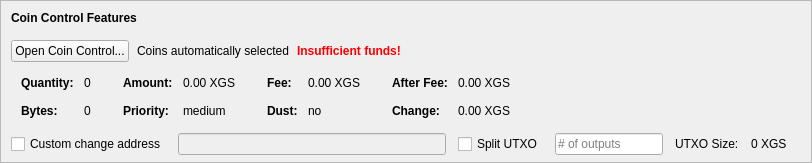
    <widget class="QFrame" name="frameCoinControl">
     <property name="sizePolicy">
      <sizepolicy hsizetype="Expanding" vsizetype="Expanding">
       <horstretch>0</horstretch>
       <verstretch>0</verstretch>
      </sizepolicy>
     </property>
     <property name="maximumSize">
      <size>
       <width>16777215</width>
       <height>16777215</height>
      </size>
     </property>
     <property name="frameShape">
      <enum>QFrame::StyledPanel</enum>
     </property>
     <property name="frameShadow">
      <enum>QFrame::Sunken</enum>
     </property>
     <layout class="QVBoxLayout" name="verticalLayoutCoinControl2">
      <property name="spacing">
       <number>0</number>
      </property>
      <property name="leftMargin">
       <number>0</number>
      </property>
      <property name="topMargin">
       <number>0</number>
      </property>
      <property name="rightMargin">
       <number>0</number>
      </property>
      <property name="bottomMargin">
       <number>6</number>
      </property>
      <item>
       <layout class="QVBoxLayout" name="verticalLayoutCoinControl" stretch="0,0,0,0,1">
        <property name="spacing">
         <number>0</number>
        </property>
        <property name="leftMargin">
         <number>10</number>
        </property>
        <property name="topMargin">
         <number>10</number>
        </property>
        <item>
         <layout class="QHBoxLayout" name="horizontalLayoutCoinControl1">
          <property name="bottomMargin">
           <number>15</number>
          </property>
          <item>
           <widget class="QLabel" name="labelCoinControlFeatures">
            <property name="sizePolicy">
             <sizepolicy hsizetype="Preferred" vsizetype="Maximum">
              <horstretch>0</horstretch>
              <verstretch>0</verstretch>
             </sizepolicy>
            </property>
            <property name="font">
             <font>
              <weight>75</weight>
              <bold>true</bold>
             </font>
            </property>
            <property name="styleSheet">
             <string notr="true">font-weight:bold;</string>
            </property>
            <property name="text">
             <string>Coin Control Features</string>
            </property>
           </widget>
          </item>
         </layout>
        </item>
        <item>
         <layout class="QHBoxLayout" name="horizontalLayoutCoinControl2" stretch="0,0,0,0">
          <property name="spacing">
           <number>8</number>
          </property>
          <property name="bottomMargin">
           <number>10</number>
          </property>
          <item>
           <widget class="QPushButton" name="pushButtonCoinControl">
            <property name="styleSheet">
             <string notr="true"/>
            </property>
            <property name="text">
             <string>Open Coin Control...</string>
            </property>
            <property name="autoDefault">
             <bool>false</bool>
            </property>
           </widget>
          </item>
          <item>
           <widget class="QLabel" name="labelCoinControlAutomaticallySelected">
            <property name="text">
             <string>Coins automatically selected</string>
            </property>
            <property name="margin">
             <number>5</number>
            </property>
           </widget>
          </item>
          <item>
           <widget class="QLabel" name="labelCoinControlInsuffFunds">
            <property name="font">
             <font>
              <weight>75</weight>
              <bold>true</bold>
             </font>
            </property>
            <property name="styleSheet">
             <string notr="true">color:red;font-weight:bold;</string>
            </property>
            <property name="text">
             <string>Insufficient funds!</string>
            </property>
            <property name="margin">
             <number>5</number>
            </property>
           </widget>
          </item>
          <item>
           <spacer name="horizontalSpacerCoinControl">
            <property name="orientation">
             <enum>Qt::Horizontal</enum>
            </property>
            <property name="sizeHint" stdset="0">
             <size>
              <width>40</width>
              <height>1</height>
             </size>
            </property>
           </spacer>
          </item>
         </layout>
        </item>
        <item>
         <widget class="QWidget" name="widgetCoinControl" native="true">
          <property name="sizePolicy">
           <sizepolicy hsizetype="Preferred" vsizetype="Preferred">
            <horstretch>0</horstretch>
            <verstretch>0</verstretch>
           </sizepolicy>
          </property>
          <property name="minimumSize">
           <size>
            <width>0</width>
            <height>0</height>
           </size>
          </property>
          <property name="styleSheet">
           <string notr="true"/>
          </property>
          <layout class="QHBoxLayout" name="horizontalLayoutCoinControl5">
           <property name="leftMargin">
            <number>0</number>
           </property>
           <property name="topMargin">
            <number>0</number>
           </property>
           <property name="rightMargin">
            <number>0</number>
           </property>
           <property name="bottomMargin">
            <number>0</number>
           </property>
           <item>
            <layout class="QHBoxLayout" name="horizontalLayoutCoinControl3" stretch="0,0,0,1">
             <property name="spacing">
              <number>20</number>
             </property>
             <property name="topMargin">
              <number>0</number>
             </property>
             <property name="bottomMargin">
              <number>10</number>
             </property>
             <item>
              <layout class="QFormLayout" name="formLayoutCoinControl1">
               <property name="horizontalSpacing">
                <number>10</number>
               </property>
               <property name="verticalSpacing">
                <number>14</number>
               </property>
               <property name="leftMargin">
                <number>10</number>
               </property>
               <property name="topMargin">
                <number>4</number>
               </property>
               <property name="rightMargin">
                <number>6</number>
               </property>
               <item row="0" column="0">
                <widget class="QLabel" name="labelCoinControlQuantityText">
                 <property name="font">
                  <font>
                   <weight>75</weight>
                   <bold>true</bold>
                  </font>
                 </property>
                 <property name="text">
                  <string>Quantity:</string>
                 </property>
                 <property name="margin">
                  <number>0</number>
                 </property>
                </widget>
               </item>
               <item row="0" column="1">
                <widget class="QLabel" name="labelCoinControlQuantity">
                 <property name="cursor">
                  <cursorShape>IBeamCursor</cursorShape>
                 </property>
                 <property name="contextMenuPolicy">
                  <enum>Qt::ActionsContextMenu</enum>
                 </property>
                 <property name="text">
                  <string notr="true">0</string>
                 </property>
                 <property name="margin">
                  <number>0</number>
                 </property>
                 <property name="textInteractionFlags">
                  <set>Qt::LinksAccessibleByMouse|Qt::TextSelectableByKeyboard|Qt::TextSelectableByMouse</set>
                 </property>
                </widget>
               </item>
               <item row="1" column="0">
                <widget class="QLabel" name="labelCoinControlBytesText">
                 <property name="font">
                  <font>
                   <weight>75</weight>
                   <bold>true</bold>
                  </font>
                 </property>
                 <property name="text">
                  <string>Bytes:</string>
                 </property>
                </widget>
               </item>
               <item row="1" column="1">
                <widget class="QLabel" name="labelCoinControlBytes">
                 <property name="cursor">
                  <cursorShape>IBeamCursor</cursorShape>
                 </property>
                 <property name="contextMenuPolicy">
                  <enum>Qt::ActionsContextMenu</enum>
                 </property>
                 <property name="text">
                  <string notr="true">0</string>
                 </property>
                 <property name="textInteractionFlags">
                  <set>Qt::LinksAccessibleByMouse|Qt::TextSelectableByKeyboard|Qt::TextSelectableByMouse</set>
                 </property>
                </widget>
               </item>
              </layout>
             </item>
             <item>
              <layout class="QFormLayout" name="formLayoutCoinControl2">
               <property name="horizontalSpacing">
                <number>10</number>
               </property>
               <property name="verticalSpacing">
                <number>14</number>
               </property>
               <property name="leftMargin">
                <number>6</number>
               </property>
               <property name="topMargin">
                <number>4</number>
               </property>
               <property name="rightMargin">
                <number>6</number>
               </property>
               <item row="0" column="0">
                <widget class="QLabel" name="labelCoinControlAmountText">
                 <property name="font">
                  <font>
                   <weight>75</weight>
                   <bold>true</bold>
                  </font>
                 </property>
                 <property name="text">
                  <string>Amount:</string>
                 </property>
                 <property name="margin">
                  <number>0</number>
                 </property>
                </widget>
               </item>
               <item row="0" column="1">
                <widget class="QLabel" name="labelCoinControlAmount">
                 <property name="cursor">
                  <cursorShape>IBeamCursor</cursorShape>
                 </property>
                 <property name="contextMenuPolicy">
                  <enum>Qt::ActionsContextMenu</enum>
                 </property>
                 <property name="text">
                  <string notr="true">0.00 XGS</string>
                 </property>
                 <property name="textInteractionFlags">
                  <set>Qt::LinksAccessibleByMouse|Qt::TextSelectableByKeyboard|Qt::TextSelectableByMouse</set>
                 </property>
                </widget>
               </item>
               <item row="1" column="0">
                <widget class="QLabel" name="labelCoinControlPriorityText">
                 <property name="font">
                  <font>
                   <weight>75</weight>
                   <bold>true</bold>
                  </font>
                 </property>
                 <property name="text">
                  <string>Priority:</string>
                 </property>
                </widget>
               </item>
               <item row="1" column="1">
                <widget class="QLabel" name="labelCoinControlPriority">
                 <property name="cursor">
                  <cursorShape>IBeamCursor</cursorShape>
                 </property>
                 <property name="contextMenuPolicy">
                  <enum>Qt::ActionsContextMenu</enum>
                 </property>
                 <property name="text">
                  <string>medium</string>
                 </property>
                 <property name="textInteractionFlags">
                  <set>Qt::LinksAccessibleByMouse|Qt::TextSelectableByKeyboard|Qt::TextSelectableByMouse</set>
                 </property>
                </widget>
               </item>
              </layout>
             </item>
             <item>
              <layout class="QFormLayout" name="formLayoutCoinControl3">
               <property name="horizontalSpacing">
                <number>10</number>
               </property>
               <property name="verticalSpacing">
                <number>14</number>
               </property>
               <property name="leftMargin">
                <number>6</number>
               </property>
               <property name="topMargin">
                <number>4</number>
               </property>
               <property name="rightMargin">
                <number>6</number>
               </property>
               <item row="0" column="0">
                <widget class="QLabel" name="labelCoinControlFeeText">
                 <property name="font">
                  <font>
                   <weight>75</weight>
                   <bold>true</bold>
                  </font>
                 </property>
                 <property name="text">
                  <string>Fee:</string>
                 </property>
                 <property name="margin">
                  <number>0</number>
                 </property>
                </widget>
               </item>
               <item row="0" column="1">
                <widget class="QLabel" name="labelCoinControlFee">
                 <property name="cursor">
                  <cursorShape>IBeamCursor</cursorShape>
                 </property>
                 <property name="contextMenuPolicy">
                  <enum>Qt::ActionsContextMenu</enum>
                 </property>
                 <property name="text">
                  <string notr="true">0.00 XGS</string>
                 </property>
                 <property name="textInteractionFlags">
                  <set>Qt::LinksAccessibleByMouse|Qt::TextSelectableByKeyboard|Qt::TextSelectableByMouse</set>
                 </property>
                </widget>
               </item>
               <item row="1" column="0">
                <widget class="QLabel" name="labelCoinControlLowOutputText">
                 <property name="font">
                  <font>
                   <weight>75</weight>
                   <bold>true</bold>
                  </font>
                 </property>
                 <property name="text">
                  <string>Dust:</string>
                 </property>
                </widget>
               </item>
               <item row="1" column="1">
                <widget class="QLabel" name="labelCoinControlLowOutput">
                 <property name="cursor">
                  <cursorShape>IBeamCursor</cursorShape>
                 </property>
                 <property name="contextMenuPolicy">
                  <enum>Qt::ActionsContextMenu</enum>
                 </property>
                 <property name="text">
                  <string>no</string>
                 </property>
                 <property name="textInteractionFlags">
                  <set>Qt::LinksAccessibleByMouse|Qt::TextSelectableByKeyboard|Qt::TextSelectableByMouse</set>
                 </property>
                </widget>
               </item>
              </layout>
             </item>
             <item>
              <layout class="QFormLayout" name="formLayoutCoinControl4">
               <property name="horizontalSpacing">
                <number>10</number>
               </property>
               <property name="verticalSpacing">
                <number>14</number>
               </property>
               <property name="leftMargin">
                <number>6</number>
               </property>
               <property name="topMargin">
                <number>4</number>
               </property>
               <property name="rightMargin">
                <number>6</number>
               </property>
               <item row="0" column="0">
                <widget class="QLabel" name="labelCoinControlAfterFeeText">
                 <property name="font">
                  <font>
                   <weight>75</weight>
                   <bold>true</bold>
                  </font>
                 </property>
                 <property name="text">
                  <string>After Fee:</string>
                 </property>
                 <property name="margin">
                  <number>0</number>
                 </property>
                </widget>
               </item>
               <item row="0" column="1">
                <widget class="QLabel" name="labelCoinControlAfterFee">
                 <property name="cursor">
                  <cursorShape>IBeamCursor</cursorShape>
                 </property>
                 <property name="contextMenuPolicy">
                  <enum>Qt::ActionsContextMenu</enum>
                 </property>
                 <property name="text">
                  <string notr="true">0.00 XGS</string>
                 </property>
                 <property name="textInteractionFlags">
                  <set>Qt::LinksAccessibleByMouse|Qt::TextSelectableByKeyboard|Qt::TextSelectableByMouse</set>
                 </property>
                </widget>
               </item>
               <item row="1" column="0">
                <widget class="QLabel" name="labelCoinControlChangeText">
                 <property name="font">
                  <font>
                   <weight>75</weight>
                   <bold>true</bold>
                  </font>
                 </property>
                 <property name="text">
                  <string>Change:</string>
                 </property>
                </widget>
               </item>
               <item row="1" column="1">
                <widget class="QLabel" name="labelCoinControlChange">
                 <property name="cursor">
                  <cursorShape>IBeamCursor</cursorShape>
                 </property>
                 <property name="contextMenuPolicy">
                  <enum>Qt::ActionsContextMenu</enum>
                 </property>
                 <property name="text">
                  <string notr="true">0.00 XGS</string>
                 </property>
                 <property name="textInteractionFlags">
                  <set>Qt::LinksAccessibleByMouse|Qt::TextSelectableByKeyboard|Qt::TextSelectableByMouse</set>
                 </property>
                </widget>
               </item>
              </layout>
             </item>
            </layout>
           </item>
          </layout>
         </widget>
        </item>
        <item>
         <layout class="QHBoxLayout" name="horizontalLayoutCoinControl4" stretch="0,0,0,0,0,0,0">
          <property name="spacing">
           <number>12</number>
          </property>
          <property name="sizeConstraint">
           <enum>QLayout::SetDefaultConstraint</enum>
          </property>
          <property name="topMargin">
           <number>5</number>
          </property>
          <property name="rightMargin">
           <number>5</number>
          </property>
          <item>
           <widget class="QCheckBox" name="checkBoxCoinControlChange">
            <property name="toolTip">
             <string>If this is activated, but the change address is empty or invalid, change will be sent to a newly generated address.</string>
            </property>
            <property name="text">
             <string>Custom change address</string>
            </property>
           </widget>
          </item>
          <item>
           <widget class="QValidatedLineEdit" name="lineEditCoinControlChange">
            <property name="enabled">
             <bool>false</bool>
            </property>
            <property name="sizePolicy">
             <sizepolicy hsizetype="Expanding" vsizetype="Fixed">
              <horstretch>0</horstretch>
              <verstretch>0</verstretch>
             </sizepolicy>
            </property>
           </widget>
          </item>
          <item>
           <widget class="QCheckBox" name="splitBlockCheckBox">
            <property name="text">
             <string>Split UTXO</string>
            </property>
           </widget>
          </item>
          <item>
           <widget class="QLineEdit" name="splitBlockLineEdit">
            <property name="sizePolicy">
             <sizepolicy hsizetype="Fixed" vsizetype="Fixed">
              <horstretch>50</horstretch>
              <verstretch>0</verstretch>
             </sizepolicy>
            </property>
            <property name="placeholderText">
             <string># of outputs</string>
            </property>
           </widget>
          </item>
          <item>
           <widget class="QLabel" name="labelBlockSizeText">
            <property name="text">
             <string>UTXO Size:</string>
            </property>
           </widget>
          </item>
          <item>
           <widget class="QLabel" name="labelBlockSize">
            <property name="text">
             <string>0 XGS</string>
            </property>
           </widget>
          </item>
          <item>
           <widget class="QLabel" name="labelCoinControlChangeLabel">
            <property name="sizePolicy">
             <sizepolicy hsizetype="Preferred" vsizetype="Expanding">
              <horstretch>0</horstretch>
              <verstretch>0</verstretch>
             </sizepolicy>
            </property>
            <property name="minimumSize">
             <size>
              <width>0</width>
              <height>0</height>
             </size>
            </property>
            <property name="text">
             <string/>
            </property>
            <property name="margin">
             <number>3</number>
            </property>
           </widget>
          </item>
         </layout>
        </item>
        <item>
         <spacer name="verticalSpacerCoinControl">
          <property name="orientation">
           <enum>Qt::Vertical</enum>
          </property>
          <property name="sizeHint" stdset="0">
           <size>
            <width>800</width>
            <height>1</height>
           </size>
          </property>
         </spacer>
        </item>
       </layout>
      </item>
     </layout>
    </widget>
